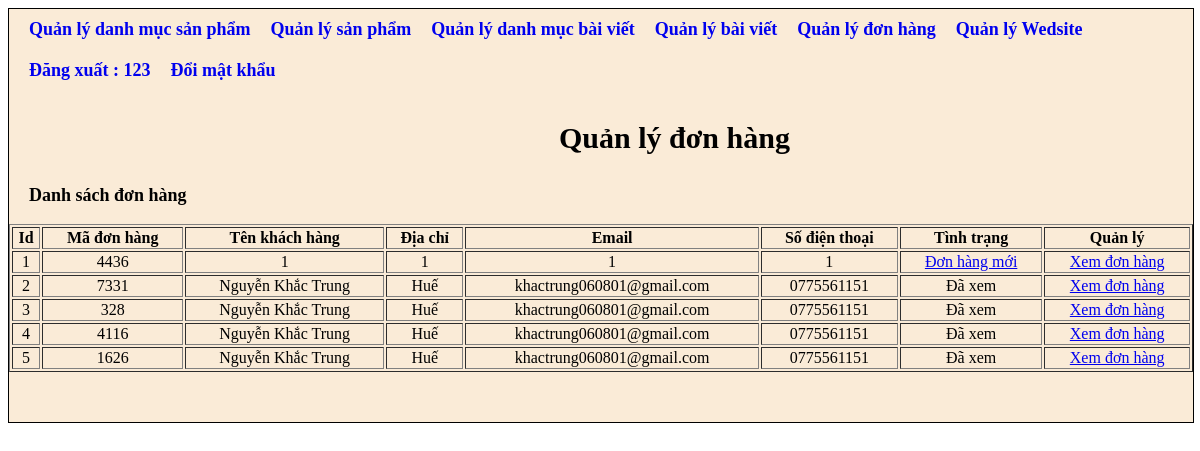
The app's page /wedbanhang/admincp/index.php?action=quanlydonhang&query=lietke (signed in) with its own data.
### tables this page shows
CREATE TABLE `tbl_cart` (
  `id_cart` int(11) NOT NULL,
  `id_khachhang` int(11) NOT NULL,
  `code_cart` varchar(10) NOT NULL,
  `cart_status` int(11) NOT NULL
);

CREATE TABLE `tbl_dangky` (
  `id_dangky` int(11) NOT NULL,
  `tenkhachhang` varchar(100) NOT NULL,
  `email` varchar(100) NOT NULL,
  `diachi` varchar(250) NOT NULL,
  `matkhau` varchar(100) NOT NULL,
  `dienthoai` varchar(20) NOT NULL
);

### wedbanhang/admincp/lietkedonhang.php (the view)
<p style="font-size: 30px;
    font-weight: bold;
    padding-left: 550px;">Quản lý đơn hàng</p>
<p style="font-size: 18px;
    font-weight: bold;padding-left:20px">Danh sách đơn hàng</p>
<?php
    $sql_lietke_dh = "SELECT * FROM tbl_cart,tbl_dangky
    WHERE tbl_cart.id_khachhang=tbl_dangky.id_dangky
    ORDER BY tbl_cart.id_cart DESC";
    $query_lietke_dh = mysqli_query($mysqli,$sql_lietke_dh);
?>
<table style="width:100%;text-align: center;" border="1" style="border-collapse:collapse;">
  <tr>
    <th>Id</th>
    <th>Mã đơn hàng</th>
    <th>Tên khách hàng</th>
    <th>Địa chỉ</th>
    <th>Email</th>
    <th>Số điện thoại</th>
    <th>Tình trạng</th>
    <th>Quản lý</th>
  </tr>
    <?php
    $i = 0;
    while($row = mysqli_fetch_array($query_lietke_dh)){
        $i++;
    ?>
  <tr>
    <td><?php echo $i ?></td>
    <td><?php echo $row['code_cart'] ?></td>
    <td><?php echo $row['tenkhachhang'] ?></td>
    <td><?php echo $row['diachi'] ?></td>
    <td><?php echo $row['email'] ?></td>
    <td><?php echo $row['dienthoai'] ?></td>
    <td>
        <?php
            if($row['cart_status']==1){
              echo '<a href="xulydonhang.php?cart_status=0&code='.$row['code_cart'].'">Đơn hàng mới</a>';
            }else{
              echo 'Đã xem';
            }
        ?>
    </td>
    <td>
        <a href="index.php?action=donhang&query=xemdonhang&code=<?php echo $row['code_cart'] ?>">Xem đơn hàng</a>
    </td>
  </tr>
    <?php
    }
    ?>
</table>

### records on screen
tbl_cart: code_cart "4436", tbl_dangky.tenkhachhang "1", tbl_dangky.diachi "1", tbl_dangky.email "1", tbl_dangky.dienthoai "1"
tbl_cart: code_cart "7331", tbl_dangky.tenkhachhang "Nguyễn Khắc Trung", tbl_dangky.diachi "Huế", tbl_dangky.email "khactrung060801@gmail.com", tbl_dangky.dienthoai "0775561151", cart_status "Đã xem"
tbl_cart: code_cart "328", tbl_dangky.tenkhachhang "Nguyễn Khắc Trung", tbl_dangky.diachi "Huế", tbl_dangky.email "khactrung060801@gmail.com", tbl_dangky.dienthoai "0775561151", cart_status "Đã xem"
tbl_cart: code_cart "4116", tbl_dangky.tenkhachhang "Nguyễn Khắc Trung", tbl_dangky.diachi "Huế", tbl_dangky.email "khactrung060801@gmail.com", tbl_dangky.dienthoai "0775561151", cart_status "Đã xem"
tbl_cart: code_cart "1626", tbl_dangky.tenkhachhang "Nguyễn Khắc Trung", tbl_dangky.diachi "Huế", tbl_dangky.email "khactrung060801@gmail.com", tbl_dangky.dienthoai "0775561151", cart_status "Đã xem"

### other values on screen
$_SESSION['dangnhap'] "123"
